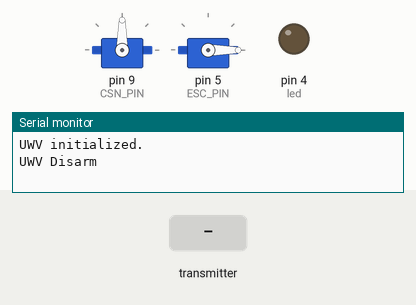
Recording of a program running on a simulated Arduino Pro Mini, built with avr-gcc and run on an emulated ATmega328P. Shown: 2 × servo, output pins drawn as LEDs (lit = HIGH), the last lines printed to the serial monitor. The inputs (shaded band) are chosen by the test bench. No radio packets arrive unless stated; pins used as bus, display or sensor lines are not drawn.

Above: at 1.2 s.
1.3 s: the transmitter starts sending data = 0
At 1.82 s:
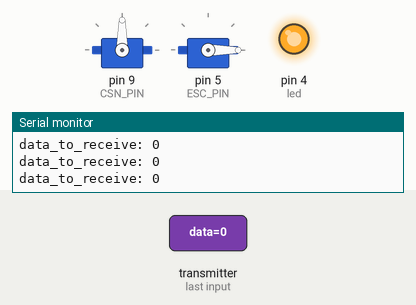
Timing chart, 0 to 4.3 s (numbered marks = the images above; inputs shaded):
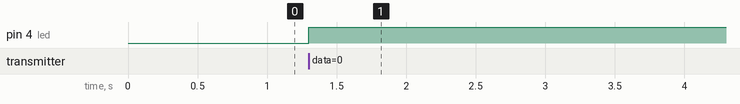

The program:

main.cpp
```cpp
#include <Arduino.h>
#include <printf.h>
#include <SoftwareSerial.h>
#include <string.h>
#include "Config.h"
#include "NRF.h"
#include "UWV.h"

UWV uwv;
RF24 radio(CE_PIN, CSN_PIN);
NRF_Config nrf_config;

int led = 4;

void setup()
{
    Serial.begin(SERIAL_BAUDRATE);
    printf_begin();
    uwv.init();
     pinMode(led,OUTPUT);

    nrf_config.open_writing_pipe = false;
    nrf_config.open_reading_pipe = true;
    vMakeAddress(nrf_config, 0, NRF_ID);
    vNRF_Config(radio, nrf_config, DEBUG);

    if (DEBUG)
        vPrintDebugMessage(radio);
}


void controlUWV(int data)
{
    /*
    Disarm State    = 1000
    Arm State       = 1001
    Remote Mode     = 1002
    Autonomous Mode = 1003
    Speed           = 2000 : 2255
    Direction Angle = 3000 : 3180
    */
    if (data == 1000)
    {
        uwv.escDisarm();
    }
    if (data == 1001)
    {
        uwv.escArm();
    }
    if (data == 1002)
    {
        // remote mode
        uwv.remoteSate = true;
    }
    if (data == 1003)
    {
        // autonomous Mode.
        uwv.remoteSate = false;
    }
    if (2000 >= data && 2255 <= data)
    {
        int speed = map(data, 2000, 2255, 0, 255);
        uwv.setSpeed(speed);
    }
    if (3000 >= data && 3180 <= data)
    {
        int rudderPosition = map(data, 3000, 3180, 0, 180);
        uwv.setSpeed(rudderPosition);
    }
}

void loop()
{

    int data;
    if (radio.available())
    {
        radio.read(&data, sizeof(int));
        if (DEBUG)
        {
            Serial.print(F("data_to_receive: "));
            Serial.println(data);
            digitalWrite(led,HIGH);
            delay(150);
            digitalWrite(led,LOW);
        }

        // if (uwv.remoteSate)
        // {
        //     // remote control
        //     controlUWV(data);
        // }
        // else
        // {
        //     // autonoumous
        //     controlUWV(data);
        // }
    }
}
```

NRF.h
```cpp
#ifndef NRF_H
#define NRF_H

#include <RF24.h>
#include <nRF24L01.h>
// #include<printf.h>
#include "Config.h"

#define PACKET_SIZE 32
#define ADDRESS_SIZE 5
#define MAX_RETRY 15
#define RETRY_DELAY 5
#define MAX_PIPES 6

#define DEFAULT_ACK_PAYLOAD "Dynamic Ack Payloads Ok"

/*
b: bool return type
v: void return type
uc: uint8_t return type
us: uint16_t return type
ul: uint32_t return type
ull: uint64_t return type
*/

typedef struct NRF_Config
{
    rf24_datarate_e data_rate = RF24_250KBPS;
    rf24_pa_dbm_e power_level = RF24_PA_MAX;
    int max_retry = MAX_RETRY;
    int retry_delay = RETRY_DELAY;
    bool enableAckPayload = false;
    char ackPayload[PACKET_SIZE];
    bool open_writing_pipe = true;
    bool open_reading_pipe = true;
    uint8_t pipes[MAX_PIPES] = {1};
    uint8_t number_of_pipes = 1;
    uint8_t nRF_Address[MAX_PIPES][ADDRESS_SIZE]; // Tx, Rx
    bool nrf_master_role = false;                 // true: master(sender), false: slave(receiver).

} NRF_Config;

/**@brief
 * config nrf device as master or slave.
 * nrf_master_role = false;
 * true: master(sender), false: slave(receiver).
 */
void vNRF_Config(RF24 &radio, NRF_Config &config, bool debug);
/**@brief
 * Send data for master only.
 */
bool bNRF_Send(RF24 &radio, NRF_Config &config, char *data_to_send, bool debug);
/**@brief
 * Receive data for slave only.
 */
bool bNRF_Rreceive(RF24 &radio, char *data_to_receive, bool debug);
/**@brief
 * Load dynamic payload(sensor data) for sending ack to master.
 */
void vMakeAckPayload(RF24 &radio, uint8_t pipe, char *payload);
/**@brief
 * Print NRF debug message
 */
void vPrintDebugMessage(RF24 &radio);
/**@brief
 * Make 5 byte address from string of integer
 * Mainly used to convert device ID to NRF address
 */
void vMakeAddress(NRF_Config &config, int index, char *addr);
/**@brief
 * Shows the converted address to serial monitor
 */
void vShowAddress(byte *addr, int size);

#endif // !NRF_H
```

UWV.h
```cpp
#ifndef UWV_H
#define UWV_H
#include <Arduino.h>
#include <Servo.h>
#include "Config.h"

class UWV
{
    private:
        Servo rudder, esc;
        int rudderPin;
        int escPin;
        int escPowerPin;
        int minPulseLength;
        int maxPulseLength;
        int minUwvSpeed;
        int maxUwvSpeed;
        int maxRudderAngleLeft;
        int maxRudderAngleRight;
        int rudderAngleCenter;


    public:
        bool arm = false;
        bool remoteSate = true;
        UWV();
        UWV(int rudderPin, int escPin, int escPowerPin, int minPulseLength, int maxPulseLength, int minUwvSpeed, int maxUwvSpeed);
        void init();
        void escDisarm();
        void escArm();
        void setSpeed(int speed);
        void setRudder(int angle);
};

#endif
```

NRF.cpp
```cpp
#include "NRF.h"

void vNRF_Config(RF24 &radio, NRF_Config &config, bool debug)
{

    if (!radio.begin())
    {
        if (debug)
        {
            Serial.println(F("Radio hardware not responding"));
        }
        while (1)
            ;
    }

    radio.setPALevel(config.power_level);
    radio.setDataRate(config.data_rate);
    radio.setRetries(config.retry_delay, config.max_retry);

    // enable ack payload for sending & receiving ack payload.
    if (config.enableAckPayload)
    {
        radio.enableDynamicPayloads();
        radio.enableAckPayload();
    }

    // master (sender) config.
    if (config.nrf_master_role)
    {
        if (config.open_writing_pipe)
        {
            radio.openWritingPipe(config.nRF_Address[0]);
        }

        radio.stopListening();
    }

    // slave (receiver) config.
    else
    {
        // set reading pipe for data reading from master.
        if (config.open_reading_pipe)
        { // config all reading pipes
            for (uint8_t i = 0; i < config.number_of_pipes; i++)
            {
                radio.openReadingPipe(config.pipes[i], config.nRF_Address[i]);
            }
        }

        if (config.enableAckPayload)
        {
            memcpy(config.ackPayload, DEFAULT_ACK_PAYLOAD, PACKET_SIZE);
            radio.writeAckPayload(1, &config.ackPayload, sizeof(config.ackPayload));
        }

        radio.startListening();
    }
}

bool bNRF_Send(RF24 &radio, NRF_Config &config, char *data_to_send, bool debug)
{
    if (debug)
    {
        Serial.print(F("Sending: "));
        Serial.println(data_to_send);
    }
    radio.stopListening();
    bool result = radio.write(data_to_send, strlen(data_to_send));

    if (result)
    {
        if (config.enableAckPayload)
        {
            if (radio.isAckPayloadAvailable())
            {
                radio.read(&config.ackPayload, sizeof(config.ackPayload));
                Serial.print(F("Ack Payload From Slave:"));
                Serial.println(config.ackPayload);
            }
            else
            {
                Serial.println(F("Acknowledge but no data"));
            }
        }
        if (debug)
        {
            Serial.println(F("Data sent successfully"));
        }
    }
    else
    {
        if (debug)
        {
            Serial.println(F("Data sending failed"));
        }
    }


    return result;
}


bool bNRF_Rreceive(RF24 &radio, char *data_to_receive, bool debug)
{
    radio.startListening();

    if (radio.available())
    {
        radio.read(data_to_receive, PACKET_SIZE);
        if (debug)
        {
            Serial.print(F("data_to_receive: "));
            Serial.println(data_to_receive);
        }
        return true;
    }
    return false;
}

void vMakeAckPayload(RF24 &radio, uint8_t pipe, char *payload)
{
    radio.writeAckPayload(pipe, &payload, sizeof(payload));
}

void vPrintDebugMessage(RF24 &radio)
{
    Serial.println();
    Serial.println();
    radio.printDetails();
    Serial.println();
    Serial.println();
}

void vMakeAddress(NRF_Config &config, int index, char *addr)
{
    uint32_t ul_addr = strtoul(addr, NULL, 10);
    for (int i = 0; i < ADDRESS_SIZE; i++)
    {
        config.nRF_Address[index][ADDRESS_SIZE - i - 1] = (uint8_t)((ul_addr >> i * 8) & 0xFF);
    }
}

void vShowAddress(byte *addr, int size)
{
    Serial.print(F("0x"));
    for (int i = size - 1; i >= 0; i--)
    {
        Serial.print(addr[i], HEX);
    }
    Serial.println();
}
```

UWV.cpp
```cpp
#include "UWV.h"

UWV::UWV()
{
    this->rudderPin = RUDDER_PIN;
    this->escPin = ESC_PIN;
    this->escPowerPin = ESC_POWER_PIN;
    this->maxPulseLength = MAX_PULSE_LENGTH;
    this->minPulseLength = MIN_PULSE_LENGTH;
    this->maxUwvSpeed = MAX_UWV_SPEED;
    this->minUwvSpeed = MIN_UWV_SPEED;
    this->maxRudderAngleLeft = MAX_RUDDER_ANGLE_LEFT;
    this->maxRudderAngleRight = MAX_RUDDER_ANGLE_RIGHT;
    this->rudderAngleCenter = RUDDER_ANGLE_CENTER;
}
UWV::UWV(const int rudderPin, const int escPin, const int escPowerPin, int minPulseLength, int maxPulseLength, int minUwvSpeed, int maxUwvSpeed)
{
    this->rudderPin = rudderPin;
    this->escPin = escPin;
    this->escPowerPin = escPowerPin;
    this->maxPulseLength = maxPulseLength;
    this->minPulseLength = minPulseLength;
    this->maxUwvSpeed = maxUwvSpeed;
    this->minUwvSpeed = minUwvSpeed;
}

void UWV::init()
{
    if (DEBUG)
        Serial.println("UWV initialized.");

    rudder.attach(rudderPin);
    esc.attach(escPin, minPulseLength, maxPulseLength);
    pinMode(escPowerPin, OUTPUT);
    escDisarm();
}

void UWV::escDisarm()
{
    if (DEBUG)
        Serial.println("UWV Disarm");

    esc.writeMicroseconds(minPulseLength);
    digitalWrite(escPowerPin, HIGH);
    arm = false;
}

void UWV::escArm()
{
    if (DEBUG)
        Serial.println("UWV Arm");

    esc.writeMicroseconds(minPulseLength);
    digitalWrite(escPowerPin, LOW);
    arm = true;
}

void UWV::setSpeed(int speed)
{
    if (arm)
    {
        int value = map(speed, 0, 255, minPulseLength, maxPulseLength);
        esc.writeMicroseconds(value);
        if (DEBUG)
        {
            Serial.print("ESC PWM Write: ");
            Serial.println(value);
        }
    }
    else
    {
        if (DEBUG)
        {
            Serial.println("UWB Not Armed");
        }
    }
}

void UWV::setRudder(int angle)
{
    if (angle > maxRudderAngleLeft)
    {
        rudder.write(maxRudderAngleLeft);
        if (DEBUG)
            Serial.println("rudder write: maxRudderAngleLeft");
    }
    else if (angle < maxRudderAngleRight)
    {
        rudder.write(maxRudderAngleRight);
        if (DEBUG)
            Serial.println("rudder write: maxRudderAngleRight");
    }
    else
    {
        rudder.write(angle);
        if (DEBUG)
            Serial.print("rudder write: ");
            Serial.println(angle);
    }
}
```

Config.h
```cpp
#ifndef CONFIG_H
#define CONFIG_H

#define DEBUG                           1
#define CODE_UPLOAD                     1
#define SERIAL_BAUDRATE                 9600
#define NRF_ID                          "2209110000"
#define MIN_PULSE_LENGTH                1000 // Minimum pulse length in µs for ESC
#define MAX_PULSE_LENGTH                2000 // Maximum pulse length in µs for ESC
#define MAX_RUDDER_ANGLE_LEFT           120
#define MAX_RUDDER_ANGLE_RIGHT          90
#define RUDDER_ANGLE_CENTER             105
#define MIN_UWV_SPEED                   12
#define MAX_UWV_SPEED                   35


#define CE_PIN                          10
#define CSN_PIN                         9
#define A9G_TX                          6
#define A9G_RX                          7
#define ESC_PIN                         5
#define ESC_POWER_PIN                   2
#define RUDDER_PIN                      9
#define INDICATOR_RGB_LED_PIN           10

#endif // !CONFIG_H
```

Measured:
- after the input at 1.3 s, pin 4 (led): LOW → HIGH at once
